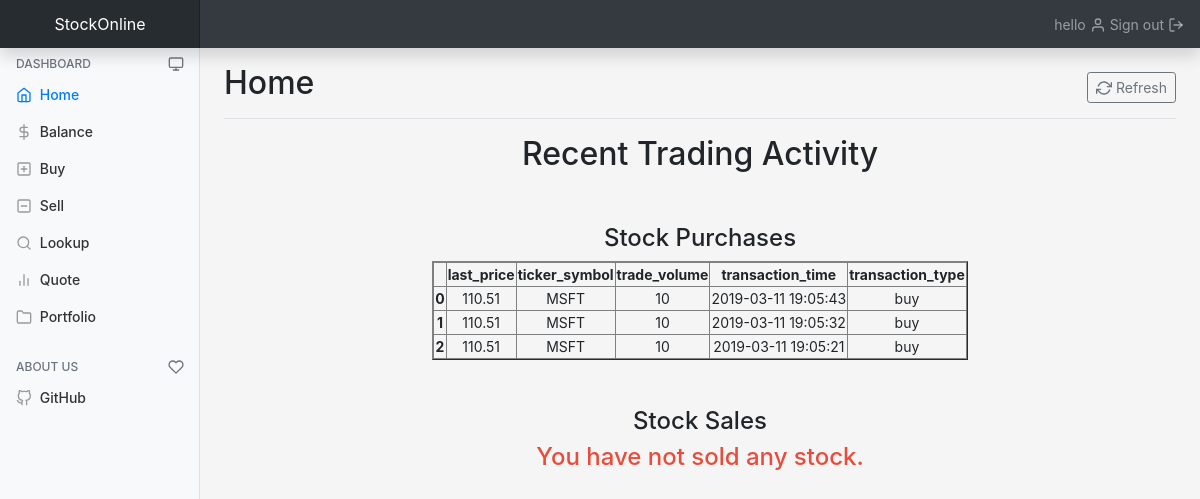
The page /dashboard/ (signed in) on the database as committed earlier.
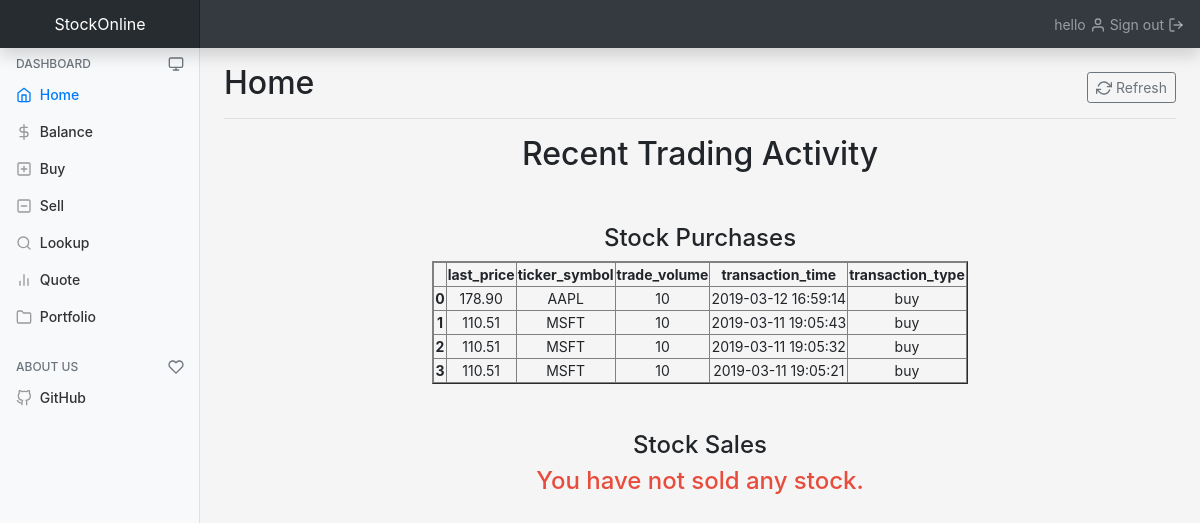
The same page on the database as committed later.
### tables this page shows
CREATE TABLE orders(
		id INTEGER PRIMARY KEY AUTOINCREMENT,
		transaction_type VARCHAR(4) NOT NULL,
		transaction_time DATETIME NOT NULL,
		ticker_symbol VARCHAR(5) NOT NULL,
		trade_volume INTEGER NOT NULL,
		last_price FLOAT NOT NULL,
		username VARCHAR(16) NOT NULL,
		FOREIGN KEY(username) REFERENCES users(username)
	);

### core/controllers/dashboard.py (the view)
@controller.route("/", methods=["GET"])
def show_dashboard():
	if "username" in session:
		if session["username"] != "admin":
			buy_portfolio = model.get_orders_dataframe(session["username"], "buy", 10)
			sell_portfolio = model.get_orders_dataframe(session["username"], "sell", 10)
			return render_template("dashboard.html", \
									title="Home", \
									username=session["username"], \
									buy_portfolio=buy_portfolio, \
									sell_portfolio=sell_portfolio)
		else:
			return redirect(url_for("admin.show_dashboard"))
	else:
		return redirect(url_for("signup.show_signup"))

### core/models/model.py (called while the page is built)
def get_orders_dataframe(username, num, transaction_type):
	return mapper.get_orders_dataframe(username, num, transaction_type)

### core/templates/dashboard.html (shortened to what the changed rows need)
{% extends "base.html" %}
{% block content %}
    <div class="container-fluid">
        <div class="row">
            <main role="main" class="col-md-9 ml-sm-auto col-lg-10 px-4">
                <div class="d-flex justify-content-between flex-wrap flex-md-nowrap align-items-center pt-3 pb-2 mb-3 border-bottom">
                    <h1 class="h2">Home</h1>
                </div>
                <center style="margin-bottom: 50px;">
                    <h2>Recent Trading Activity</h2><br/><br/>
                    <div class="col-md-9">
                        {% if buy_portfolio == "empty" and sell_portfolio == "empty" %}
                            <h4 style="color: #e74c3c;">There are no trades to display.</h4>
                            <h4 style="color: #e74c3c;">Navigate to the <a href="{{ url_for('dashboard.show_buy') }}">Buy menu</a> to execute a trade.</h4>
                        {% elif sell_portfolio == "empty" %}
                            {{ buy_portfolio | safe }}
                            <br/><br/><br/><h4>Stock Sales</h4>
                            <h4 style="color: #e74c3c;">You have not sold any stock.</h4>
                        {% else %}
                            {{ buy_portfolio | safe }}
                            {{ sell_portfolio | safe }}
                        {% endif %}
                    </div>
                </center>
{% endblock content %}

Rows that differ between the two databases and show on the page:
added orders: ticker_symbol "Stock Purchases last_price ticker_symbol trade_volume transaction_time transaction_type 0 178.90 AAPL 10 2019-03-12 16:59:14 buy 1 110.51 MSFT 10 2019-03-11 19:05:43 buy 2 110.51 MSFT 10 2019-03-11 19:05:32 buy 3 110.51 MSFT 10 2019-03-11 19:05:21 buy"
Other text that changed with them:
{{ buy_portfolio | safe }}: "Stock Purchases last_price ticker_symbol trade_volume transaction_time transaction_type 0 110.51 MSFT 10 2019-03-11 19:05:43 buy 1 110.51 MSFT 10 2019-03-11 19:05:32 buy 2 110.51 MSFT 10 2019-03-11 19:05:21 buy" → (not shown)
